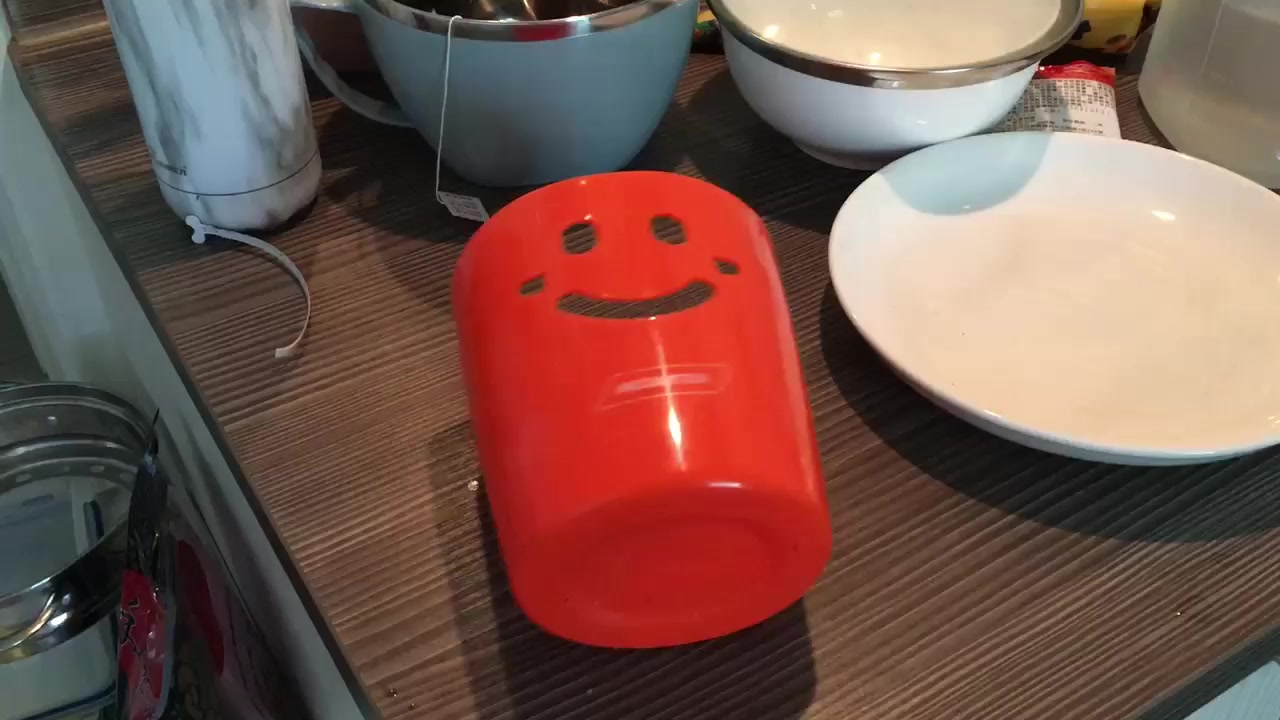
#> input picture imgs/live_photo/mediatek/img0.jpg, 1280 x 720 px
$ python feature_matcher.py --path1 imgs/live_photo/mediatek/img0.jpg --path2 imgs/live_photo/mediatek/img1.jpg --patho imgs/live_photo/mediatek/img1.jpg --method sift_bf_crosscheck
#> lines starting #> are read from the running program, lines starting #| are printed output that depends on the picture
#> further down, img1 is the input picture: shape (720, 1280, 3); mean B, G, R 78, 86.9, 119.1
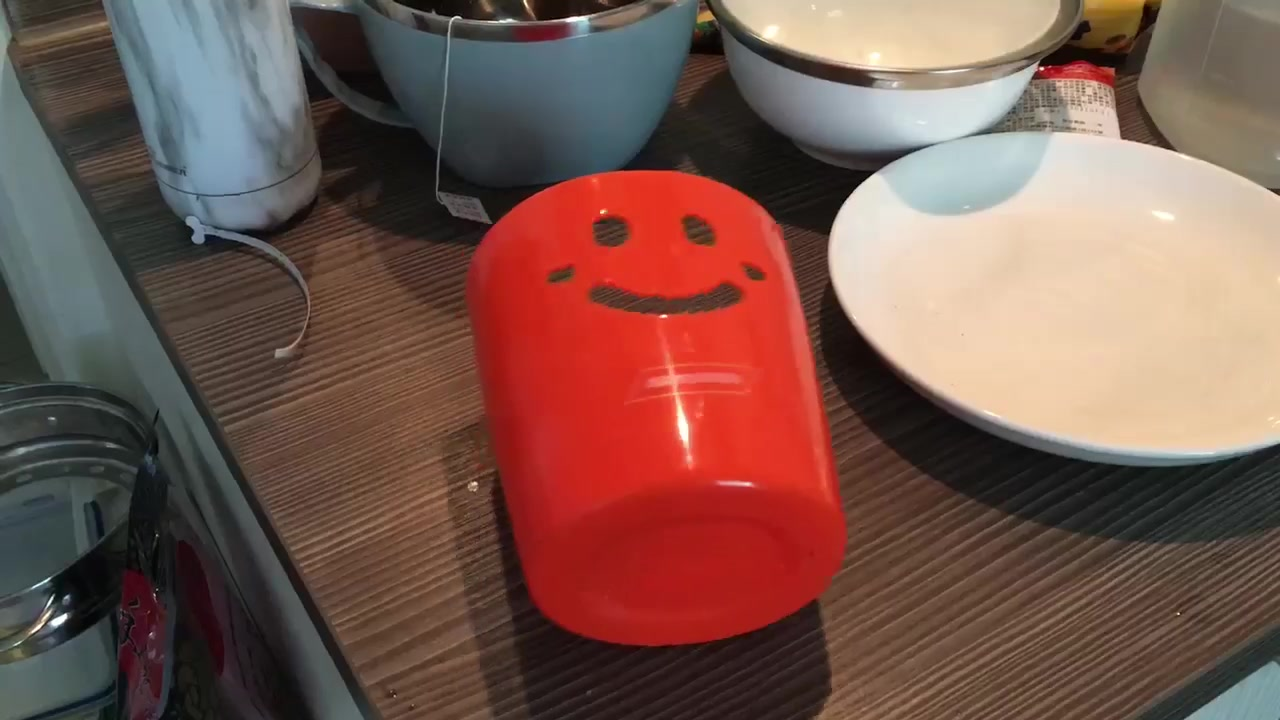
#> input picture imgs/live_photo/mediatek/img1.jpg, 1280 x 720 px
#> further down, img2 is the input picture: shape (720, 1280, 3); mean B, G, R 78.4, 87.2, 119.6
import cv2
import numpy as np


class CreateMethod():
    def sift_bf_crosscheck(**kwargs):
        detector = cv2.xfeatures2d.SIFT_create()
        matcher = cv2.BFMatcher(cv2.NORM_L2, crossCheck=True)

        def run(img1, img2):
            kp1, des1 = detector.detectAndCompute(img1, None)
#> kp1 = 2069 keypoints; strongest (x, y, size): (1042, 68, 2.5), (475, 483, 2.7), (653, 318, 2.4), (859, 77, 15.6)
            kp2, des2 = detector.detectAndCompute(img2, None)
#> kp2 = 2070 keypoints; strongest (x, y, size): (1042, 68, 2.6), (60, 620, 7.4), (52, 598, 2.2), (570, 20, 4.8)
            matches = matcher.match(des1, des2)
#> matches = 1313 matches
            matches = sorted(matches, key=lambda x: x.distance)
            return kp1, des1, kp2, des2, matches

        return run

    # [44 lines left out: functions sift_bf_ratiotest, surf_bf_crosscheck, surf_bf_ratiotest, not called in this run]

    def surfext_bf_crosscheck(**kwargs):
        kwargs['extended'] = True
        return CreateMethod.surf_bf_crosscheck(**kwargs)

    def surfext_bf_ratiotest(**kwargs):
        kwargs['extended'] = True
        return CreateMethod.surf_bf_ratiotest(**kwargs)

    # [27 lines left out: functions orb_bf_crosscheck, orb_bf_ratiotest, not called in this run]


def drawMatches(method_name, img1, img2, top=50, distfilter=False, homocheck=False, **kwargs):
    method = CreateMethod.__dict__[method_name](**kwargs)
    kp1, des1, kp2, des2, matches = method(img1, img2)
#> matches = 1313 matches

    src_pts = np.float32([kp1[m.queryIdx].pt for m in matches])
#> src_pts = 1313 pairs, first value 4.67 to 1276.6, second value 3.27 to 716.4
    dst_pts = np.float32([kp2[m.trainIdx].pt for m in matches])
#> dst_pts = 1313 pairs, first value 4.97 to 1274.4, second value 3.78 to 716.9
    dist = ((src_pts - dst_pts)**2).sum(1)
#> dist = 1313 values, max 990198.8 at index 1229, min 0.000393 at index 224, mean 8024
    idx = dist.argsort()
#> idx = 1313 values, max 1312 at index 1303, min 0 at index 489, mean 656
    matches = [matches[i] for i in idx]

    if homocheck:
        src_pts = np.float32([kp1[m.queryIdx].pt for m in matches]).reshape(-1, 1, 2)
        dst_pts = np.float32([kp2[m.trainIdx].pt for m in matches]).reshape(-1, 1, 2)
        M, mask = cv2.findHomography(src_pts, dst_pts, cv2.RANSAC, 5.0)
        matches = [m for m, v in zip(matches, mask.ravel()) if v]

    match_img = cv2.drawMatches(
        img1, kp1, img2, kp2, matches[:top],
        None, flags=2)
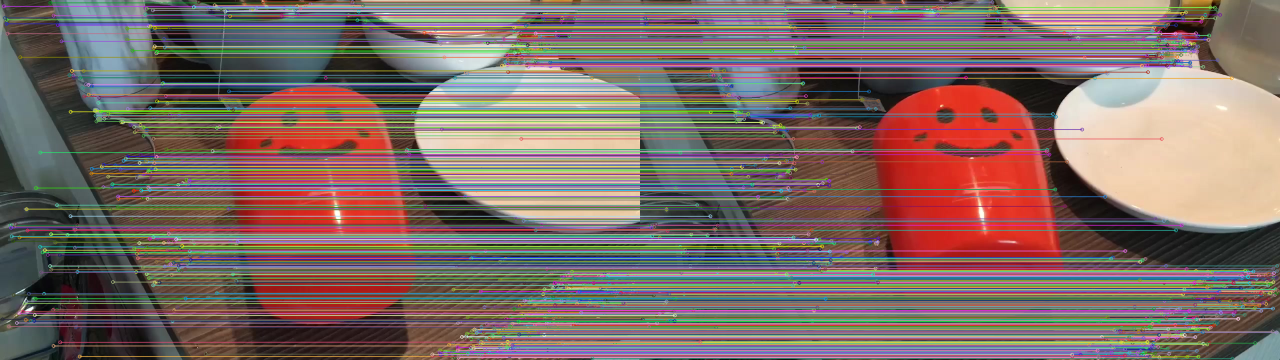
#> match_img: shape (720, 2560, 3) (shown at 1/2 size); mean B, G, R 101.4, 107.2, 126.6
    return match_img


if __name__ == '__main__':

    import os
    import sys
    import glob
    import argparse

    METHODS = [k for k in CreateMethod.__dict__.keys() if k[:2] != '__']

    # Arguments parser
    parser = argparse.ArgumentParser(formatter_class=argparse.ArgumentDefaultsHelpFormatter)
    parser.add_argument('--path1', required=True)
    parser.add_argument('--path2', required=True)
    parser.add_argument('--patho', required=True)
    parser.add_argument('--method', choices=METHODS, required=True)
    parser.add_argument('--homocheck', action='store_true')
    parser.add_argument('--top', default=1000, type=int)
    parser.add_argument('--oscale', default=1, type=float)
    args = parser.parse_args()

    # Read two images
    img1 = cv2.imread(args.path1, cv2.IMREAD_COLOR)
    img2 = cv2.imread(args.path2, cv2.IMREAD_COLOR)
    if img1 is None or img2 is None:
        print('Image not found')
        sys.exit()

    # Draw matches
    match_img = drawMatches(args.method, img1, img2,
                            top=args.top,
                            homocheck=args.homocheck)

    # Resize and save result
    if args.oscale != 1:
        match_img = cv2.resize(match_img, None, fx=args.oscale, fy=args.oscale)
    cv2.imwrite(args.patho, match_img)
